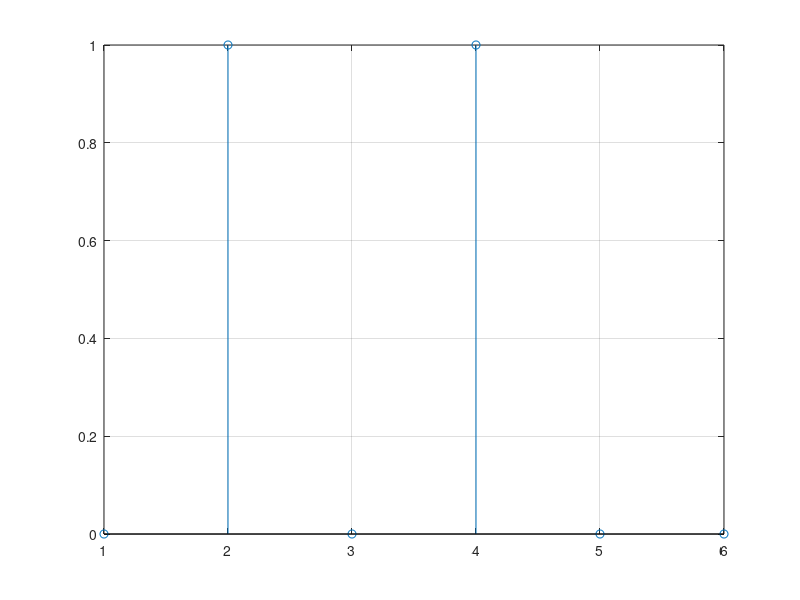

This figure's MATLAB source:
function ex6()
   
    Fs = 12000;
    N = 0.5*12; %numar esantioane 0.5 ms * 12kHz
    n = 1:N;
    for i = 1:1:N
        v(i) = round(rand);
    end
    ts = 1/Fs;
    t = ts:ts:N*ts;
    plot(t,v);
  
    stem(n,v),grid %semnalul discret in functie de n

end